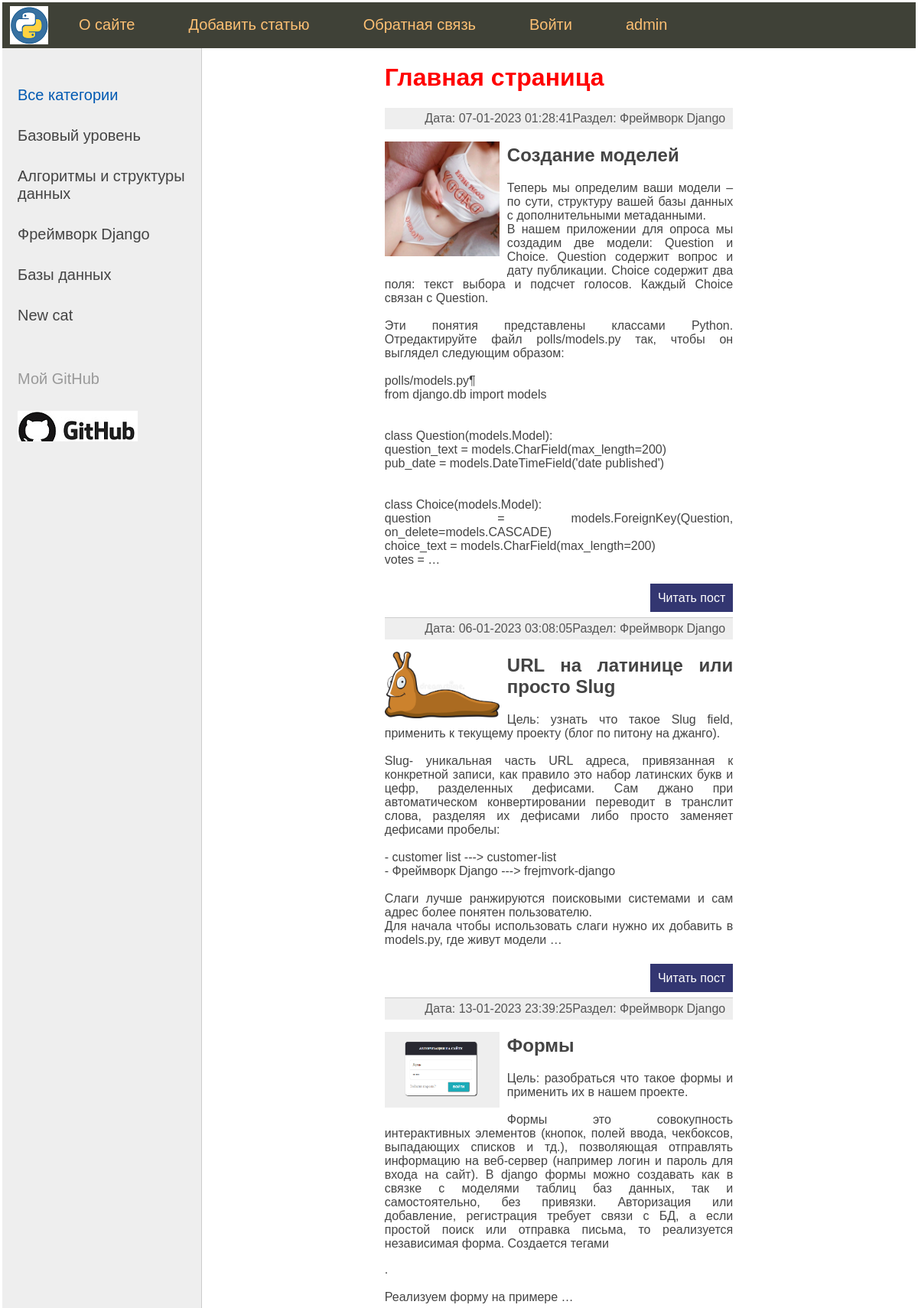
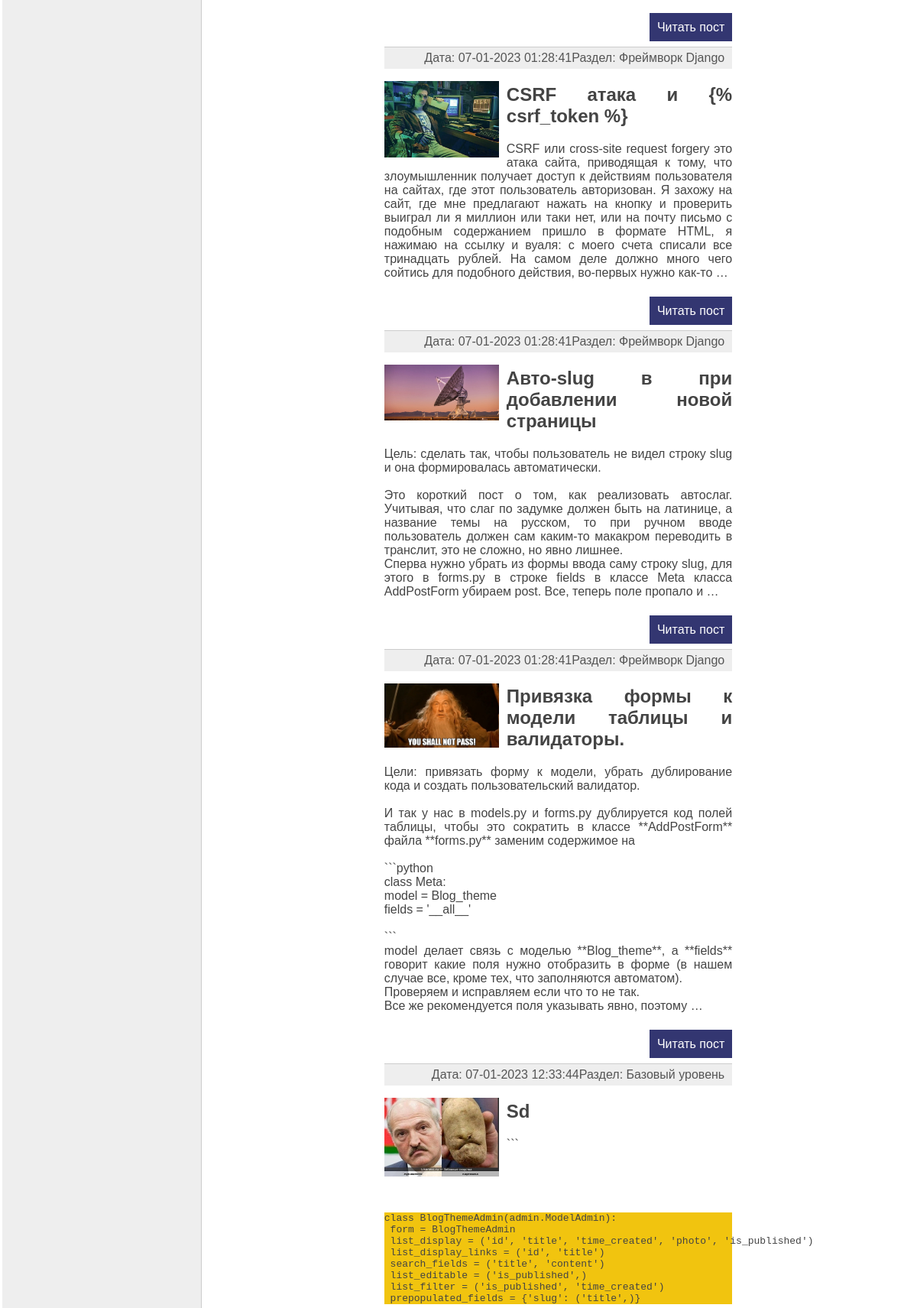
The page / (upper part) on the database its author committed (2 pictures, top to bottom).
### blog_theme/models.py (models this page shows, shortened)
class Category(models.Model):
    name = models.CharField(max_length=100, db_index=True, verbose_name='Раздел')
    slug = models.SlugField(max_length=255, unique=True, db_index=True, verbose_name='URL')
    def __str__(self):
        return self.name
    def get_absolute_url(self):
        return reverse('category', kwargs={'cat_slug': self.slug})
    class Meta:
        verbose_name = 'Раздел:'
        verbose_name_plural = 'Разделы:'
        ordering = ['id']

class Blog_theme(models.Model):
    title = models.CharField(max_length=255, verbose_name='Заголовок')
    slug = models.SlugField(max_length=255, unique=True, db_index=True, verbose_name='URL')
    content = MDTextField()
    photo = models.ImageField(upload_to="photos/%Y/%m/%d", verbose_name='Фото')
    time_created = models.DateTimeField(auto_now_add=True, verbose_name='Создано')
    time_updated = models.DateTimeField(auto_now=True, verbose_name='Изменено')
    is_published = models.BooleanField(default=True, verbose_name='Опубликованно')
    cat = models.ForeignKey('Category', on_delete=models.PROTECT, verbose_name='Раздел')
    def get_absolute_url(self):
        return reverse('post', kwargs={'post_slug': self.slug})
    class Meta:
        verbose_name = 'Темы:'
        verbose_name_plural = 'Темы:'

### blog_theme/views.py (the view)
# urls.py: path('', BlogHome.as_view(), name='home'),
class BlogHome(ListView):
    model = Blog_theme
    template_name = 'blog_theme/index.html'
    context_object_name = 'posts'
    def get_context_data(self, *, object_list=None, **kwargs):
        context = super().get_context_data(**kwargs)
        context['title'] = 'Главная страница'
        context['cat_selected'] = 0
        return context
    def get_queryset(self):
        return Blog_theme.objects.filter(is_published=True)

### blog_theme/templatetags/blog_theme_tags.py (called while the page is built)
@register.inclusion_tag('blog_theme/list_categories.html')
def show_categories(sort=None, cat_selected=0):
    if not sort:
        cats = Category.objects.all()
    else:
        cats = Category.objects.order_by(sort)
    return {'cats': cats, 'cat_selected': cat_selected}

@register.simple_tag()
def get_menu():
    menu = [{'title': 'О сайте', 'url_name': 'about'},
            {'title': 'Добавить статью', 'url_name': 'add_page'},
            {'title': 'Обратная связь', 'url_name': 'contact'},
            {'title': 'Войти', 'url_name': 'login'},
            ]
    return menu

### blog_theme/templates/blog_theme/index.html (shortened to what this page needs)
{% extends 'blog_theme/base.html' %}
{% load markdown_extras %}
{% block content %}
<h1>{{ title }}</h1>
<ul class="list-articles">
    {% for p in posts %}
    <li><div class="article-panel">
        <p class="last">Раздел: {{p.cat}}</p>
        <p class="last">Дата: {{p.time_updated|date:" d-m-Y H:i:s "}}</p>
    </div>
{% if p.photo %}
        <p><img class="img-article-left thumb" src="{{p.photo.url}}"></p>
{% endif %}
        <h2>{{p.title}}</h2>
        <p>{{p.content|safe|linebreaksbr|truncatewords:80}}</p>
        <p class="link-read-post"><a href="{{ p.get_absolute_url }}">Читать пост</a> </p>
    </li>
    {% endfor %}
</ul>
{% endblock %}

### blog_theme/templates/blog_theme/list_categories.html
{% if cat_selected == 0 %}
			<li class="selected">Все категории</li>
{% else %}
			<li><a href="{% url 'home' %}">Все категории</a></li>
{% endif %}
{% for c in cats %}
	{% if c.slug == cat_selected %}
			<li class="selected">{{c.name}}</li>
	{% else %}
			<li><a href="{{ c.get_absolute_url }}">{{c.name}}</a></li>
	{% endif %}
{% endfor %}

### blog_theme/static/blog_theme/css/styles.css (style rules this page uses)
html, body { font-family: 'Arial'; margin: 0; padding: 0; height: 100%; width: 100%; color: #444; }
h1 { color: red; }
a { color: #0059b2; text-decoration: none; }
img { max-width: 600px; height: auto; }
img.img-article-left { max-width: 300px; height: auto; float: left; padding: 0 10px 10px 0; }
img.img-article-left.thumb { max-width: 150px; height: auto; }
p.link-read-post { text-align: right; }
p.link-read-post a { padding: 10px; min-width: 100px; background: #333671; color: #fff; text-decoration: none; }
div.article-panel { background: #eee; padding: 5px 10px 5px 10px; box-sizing: border-box; overflow: hidden; color: #555; }
div.article-panel p.last { margin: 0; float: right; }
ul.list-articles { list-style: none; margin: 0; padding: 0; }
ul.list-articles li { border-bottom: 1px solid #ccc; }
.left-chapters ul li { margin: 30px 0 0 0; color: #999; }
.left-chapters ul li.selected { color: #0059b2; }
.left-chapters ul li a { color: #444; text-decoration: none; }

### rows shown on the page
Category: name "Базовый уровень"
Category: name "Алгоритмы и структуры данных"
Category: name "Фреймворк Django"
Category: name "Базы данных"
Category: name "New cat"
Blog_theme: cat "Фреймворк Django", time_updated "07-01-2023 01:28:41", photo (picture), title "Создание моделей", content "Теперь мы определим ваши модели – по сути, структуру вашей базы данных с дополнительными метаданными. В нашем приложении для опроса мы создадим две модели: Question и Choice. Question содержит вопрос и дату публикации. Choice содержит два поля: текст выбора и подсчет голосов. Каждый Choice связан с Question. Эти понятия представлены классами Python. Отредактируйте файл polls/models.py так, чтобы он выглядел следующим образом: polls/models.py¶ from django.db import models class Question(models.Model): question_text = models.CharField(max_length=200) pub_date = models.DateTimeField('date published') class Choice(models.Model): question = models.ForeignKey(Question, on_delete=models.CASCADE)…"
Blog_theme: cat "Фреймворк Django", time_updated "06-01-2023 03:08:05", photo (picture), title "URL на латинице или просто Slug", content "Цель: узнать что такое Slug field, применить к текущему проекту (блог по питону на джанго). Slug- уникальная часть URL адреса, привязанная к конкретной записи, как правило это набор латинских букв и цефр, разделенных дефисами. Сам джано при автоматическом конвертировании переводит в транслит слова, разделяя их дефисами либо просто заменяет дефисами пробелы: - customer list ---> customer-list - Фреймворк Django ---> frejmvork-django Слаги лучше ранжируются поисковыми системами и сам адрес более понятен пользователю. Для начала чтобы использовать слаги нужно их добавить в models.py, где живут модели …"
Blog_theme: cat "Фреймворк Django", time_updated "13-01-2023 23:39:25", photo (picture), title "Формы", content "Цель: разобраться что такое формы и применить их в нашем проекте. Формы это совокупность интерактивных элементов (кнопок, полей ввода, чекбоксов, выпадающих списков и тд.), позволяющая отправлять информацию на веб-сервер (например логин и пароль для входа на сайт). В django формы можно создавать как в связке с моделями таблиц баз данных, так и самостоятельно, без привязки. Авторизация или добавление, регистрация требует связи с БД, а если простой поиск или отправка письма, то реализуется независимая форма. Создается тегами . Реализуем форму на примере …"
Blog_theme: cat "Фреймворк Django", time_updated "07-01-2023 01:28:41", photo (picture), title "CSRF атака и {% csrf_token %}", content "CSRF или cross-site request forgery это атака сайта, приводящая к тому, что злоумышленник получает доступ к действиям пользователя на сайтах, где этот пользователь авторизован. Я захожу на сайт, где мне предлагают нажать на кнопку и проверить выиграл ли я миллион или таки нет, или на почту письмо с подобным содержанием пришло в формате HTML, я нажимаю на ссылку и вуаля: с моего счета списали все тринадцать рублей. На самом деле должно много чего сойтись для подобного действия, во-первых нужно как-то …"
Blog_theme: cat "Фреймворк Django", time_updated "07-01-2023 01:28:41", photo (picture), title "Авто-slug в при добавлении новой страницы", content "Цель: сделать так, чтобы пользователь не видел строку slug и она формировалась автоматически. Это короткий пост о том, как реализовать автослаг. Учитывая, что слаг по задумке должен быть на латинице, а название темы на русском, то при ручном вводе пользователь должен сам каким-то макакром переводить в транслит, это не сложно, но явно лишнее. Сперва нужно убрать из формы ввода саму строку slug, для этого в forms.py в строке fields в классе Meta класса AddPostForm убираем post. Все, теперь поле пропало и …"
Blog_theme: cat "Фреймворк Django", time_updated "07-01-2023 01:28:41", photo (picture), title "Привязка формы к модели таблицы и валидаторы.", content "Цели: привязать форму к модели, убрать дублирование кода и создать пользовательский валидатор. И так у нас в models.py и forms.py дублируется код полей таблицы, чтобы это сократить в классе **AddPostForm** файла **forms.py** заменим содержимое на ```python class Meta: model = Blog_theme fields = '__all__' ``` model делает связь с моделью **Blog_theme**, а **fields** говорит какие поля нужно отобразить в форме (в нашем случае все, кроме тех, что заполняются автоматом). Проверяем и исправляем если что то не так. Все же рекомендуется поля указывать явно, поэтому …"
Blog_theme: cat "Базовый уровень", time_updated "07-01-2023 12:33:44", photo (picture), title "Sd", content "``` class BlogThemeAdmin(admin.ModelAdmin): form = BlogThemeAdmin list_display = ('id', 'title', 'time_created', 'photo', 'is_published') list_display_links = ('id', 'title') search_fields = ('title', 'content') list_editable = ('is_published',) list_filter = ('is_published', 'time_created') prepopulated_fields = {'slug': ('title',)}"

### other values the page prints
{{ m.title }} "О сайте" "Добавить статью" "Обратная связь" "Войти"
{{ title }} "Главная страница"
